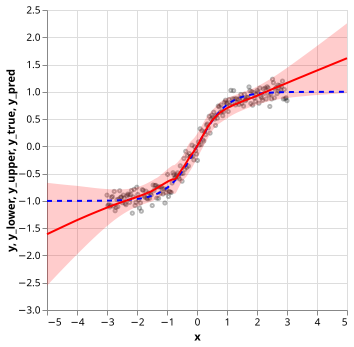

Python code for this plot:
# %%
import jax
import jax.numpy as jnp
from jax import jit
from jax import random
import pandas as pd
from tqdm.auto import tqdm

from nn import init_mlp_params, forward, mse_loss_fn, update
from vis import plot_predictions, plot_losses


# %%
def mcmc(key, x, y, theta_0, log_likelihood_fn, log_prior_fn, n_samples, step_size=0.5):
    samples = []
    theta = theta_0
    for _ in tqdm(range(n_samples)):
        key, subkey = random.split(key)
        theta_prop = jax.tree.map(
            lambda t: t + step_size * random.normal(subkey, t.shape), theta
        )
        log_alpha = (
            log_likelihood_fn(theta_prop, x, y)
            - log_likelihood_fn(theta, x, y)
            + log_prior_fn(theta_prop)
            - log_prior_fn(theta)
        )
        key, subkey = random.split(key)
        accept = jnp.log(random.uniform(subkey)) < log_alpha
        if accept:
            theta = theta_prop
        samples.append(theta)
    return samples


@jit
def log_likelihood_fn(params, x, y, sigma=0.1):
    y_pred = forward(params, x)
    return -jnp.mean((y_pred - y) ** 2) / (2 * sigma**2)


@jit
def log_prior_fn(params, sigma=1.0):
    log_prob = 0.0
    for w, b in params:
        log_prob += jnp.sum(
            -0.5 * (w / sigma) ** 2 - jnp.log(jnp.sqrt(2 * jnp.pi) * sigma)
        )
        log_prob += jnp.sum(
            -0.5 * (b / sigma) ** 2 - jnp.log(jnp.sqrt(2 * jnp.pi) * sigma)
        )
    return log_prob


def predict_with_samples(x, samples):
    y_preds = []
    for params in samples:
        y_pred = forward(params, x)
        y_preds.append(y_pred)
    return jnp.stack(y_preds)


# %%
key = random.PRNGKey(0)
key, subkey = random.split(key)
mlp_dims = [1, 8, 8, 1]
mlp_params = init_mlp_params(subkey, mlp_dims)

x = jnp.linspace(-3, 3, 200).reshape(-1, 1)
y = jnp.tanh(x) + 0.1 * random.normal(key, x.shape)

losses = []
n_epochs = 1000
for epoch in range(n_epochs):
    key, subkey = random.split(key)
    mlp_params = update(mlp_params, x, y, lr=0.01)
    if epoch % 100 == 0 or epoch == n_epochs - 1:
        loss = mse_loss_fn(mlp_params, x, y)
        losses.append((epoch, loss.item()))
        print(f"Epoch {epoch}, Loss: {loss:.4f}")
loss_df = pd.DataFrame(losses, columns=["epoch", "loss"])

plot_losses(loss_df).display()

# %%
x_test = jnp.linspace(-5, 5, 1000).reshape(-1, 1)
y_test_true = jnp.tanh(x_test)
y_test_pred = forward(mlp_params, x_test)

plot_predictions(x, y, x_test, y_test_true, y_test_pred).display()

# %%
key, subkey = random.split(key)
theta_0s = [init_mlp_params(subkey, mlp_dims) for _ in range(5)]
n_samples = 2000
n_burn = 100
key, *subkeys = random.split(key, len(theta_0s) + 1)
samples = [
    mcmc(
        subkey,
        x,
        y,
        theta_0,
        lambda params, x, y: log_likelihood_fn(params, x, y, sigma=0.1),
        lambda params: log_prior_fn(params, sigma=3.0),
        n_samples,
        step_size=0.1,
    )
    for theta_0, subkey in zip(theta_0s, subkeys)
]
samples = [s for chain in samples for s in chain]  # flatten the list

# %%
y_preds = predict_with_samples(x_test, samples[n_burn:])
y_pred_mean = jnp.mean(y_preds, axis=0)
y_pred_std = jnp.std(y_preds, axis=0)

fig = plot_predictions(x, y, x_test, y_test_true, y_pred_mean, y_pred_std)
fig.save("bnn.svg")
fig.display()

# %%
x_rich = jnp.concatenate([x, x / 6 + 4], axis=0)
key, subkey = random.split(key)
y_rich = jnp.tanh(x_rich) + 0.1 * random.normal(subkey, x_rich.shape)
key, subkey = random.split(key)
theta_0s = [init_mlp_params(subkey, mlp_dims) for _ in range(5)]

key, *subkeys = random.split(key, len(theta_0s) + 1)
samples_rich = [
    mcmc(
        subkey,
        x_rich,
        y_rich,
        theta_0,
        lambda params, x, y: log_likelihood_fn(params, x, y, sigma=0.1),
        lambda params: log_prior_fn(params, sigma=5.0),
        n_samples,
        step_size=0.1,
    )
    for theta_0, subkey in zip(theta_0s, subkeys)
]
samples_rich = [s for chain in samples_rich for s in chain]  # flatten the list
y_preds_rich = predict_with_samples(x_test, samples_rich[n_burn:])
y_pred_mean_rich = jnp.mean(y_preds_rich, axis=0)
y_pred_std_rich = jnp.std(y_preds_rich, axis=0)

fig_r = plot_predictions(
    x_rich, y_rich, x_test, y_test_true, y_pred_mean_rich, y_pred_std_rich
)
fig_r.save("bnn_rich.svg")
fig_r.display()

# %%
